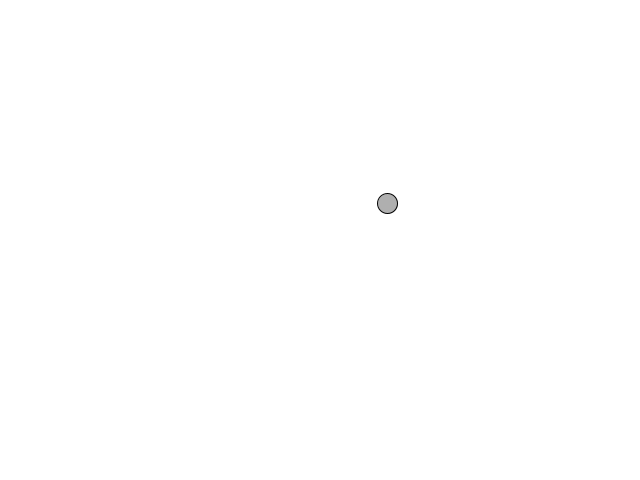
Frame 1 (no input)
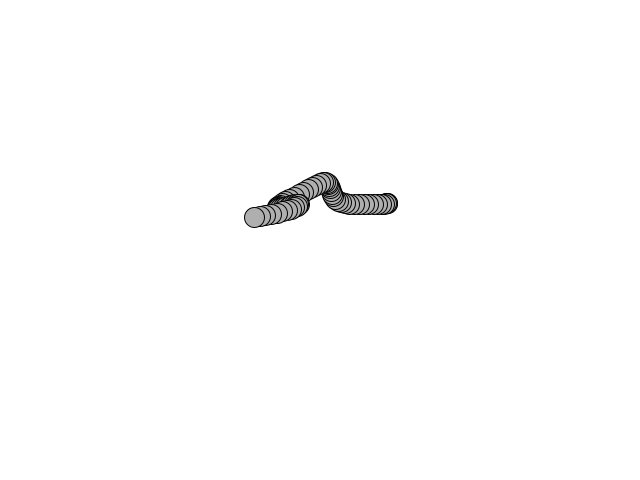
Frame 60 (the mouse pressed at the canvas centre just before this capture)
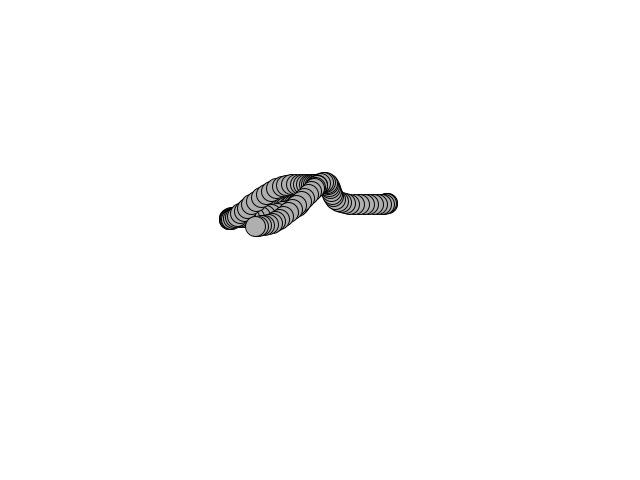
Frame 120 (the mouse held since frame 60 and released just before this capture)

The Processing sketch that drew these frames (run headless with seeded random() and noise(); from frame 60 on, the mouse is pressed at the canvas centre):

// Processing sketch: noise_walk
// ── noise_walk.pde
// Perlin Noise walker. 

float t = 0; 
void setup(){ 
  size(640, 480); 
  background(255); 
  
} 


void draw(){
  stroke(0); 
  fill(175); 
  
  float n = noise(t);
  float n2 = noise(t+100); 
  float x = map(n,0,1,0,width); 
  float y = map(n2,0,1,0,height); 
  ellipse(x, y, 20,20); 
  
  
  
  t += 0.01;
  
} 
